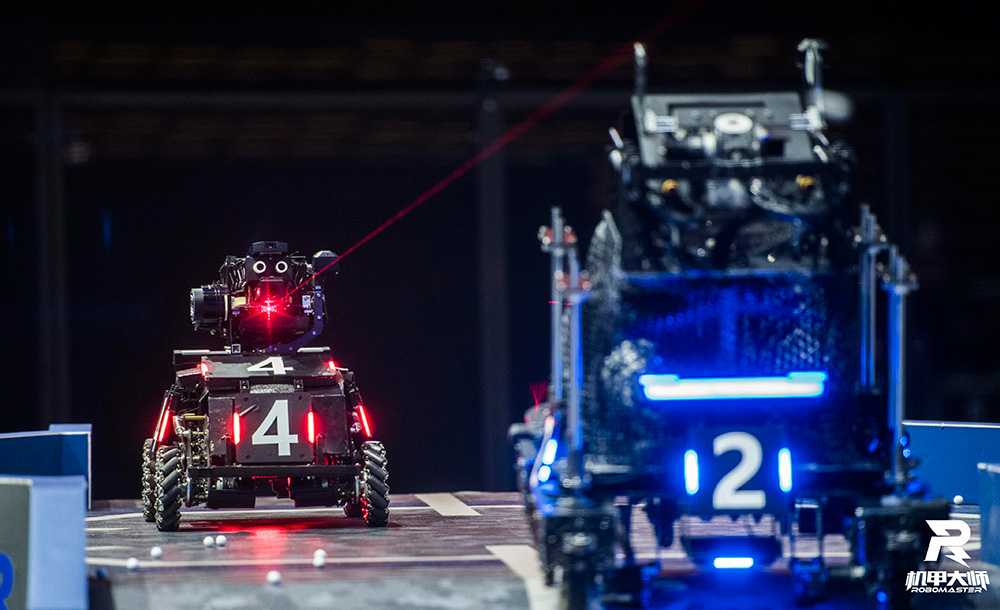
//> input picture part3_contour/test3/armor.jpg, 1000 x 610 px
$ ./show   (built with g++ and OpenCV 4)
//> lines starting //> are read from the running program, lines starting //| are printed output that depends on the picture; after the words box and inside, x2 and y2 are one past the last pixel; in counts of white or black regions, pixels touching at a corner belong together
### part3_contour/test3/tools.h
//
// Created by nirvana on 2025/9/14.
//

// tools.h
#pragma once
#include <opencv2/opencv.hpp>

namespace tools {
    template<typename T>
    void draw_points(cv::Mat& img, const std::vector<T>& points, cv::Scalar color = cv::Scalar(255, 0, 255), int radius = 3) {
        for (const auto& point : points) {
            cv::circle(img, point, radius, color, -1);
        }
    }
}

### part3_contour/test3/show.cpp
//
// Created by nirvana on 2025/9/14.
//
#include <opencv2/opencv.hpp>
#include "tools.h"

int main()
{
    //读取图片
    cv::Mat bgr_img = cv::imread("armor.jpg");
//> bgr_img is the input picture: 610 rows x 1000 cols, CV_8UC3; mean B, G, R 68.5, 43.3, 38.6

    //彩色图转灰度图
    cv::Mat gray_img;
    cv::cvtColor(bgr_img,gray_img,cv::COLOR_BGR2GRAY);
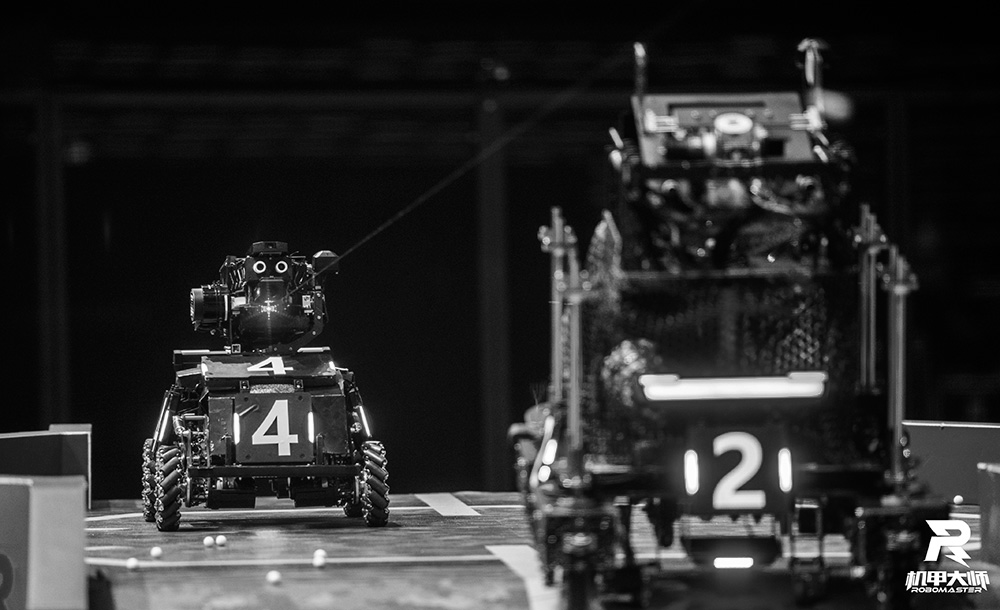
//> gray_img: 610 rows x 1000 cols, CV_8UC1; min 0, max 255, mean 44.7

    //显示灰度图，调试用
    cv::resize(gray_img,gray_img,{},0.5,0.5);
//> gray_img: 305 rows x 500 cols, CV_8UC1
    cv::imshow("gray",gray_img);
    cv::resize(gray_img,gray_img,{},2,2);
//> gray_img: 610 rows x 1000 cols, CV_8UC1

    //进行二值化
    cv::Mat binary_img;
    cv::threshold(gray_img,binary_img,120,255,cv::THRESH_BINARY);
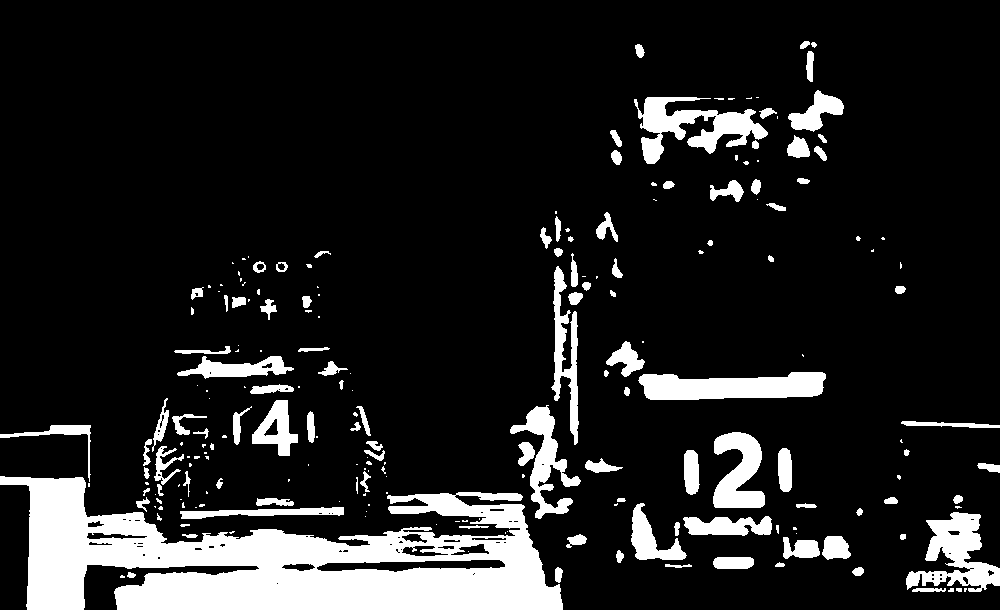
//> binary_img: 610 rows x 1000 cols, CV_8UC1; 13.4% white; 216 white regions (103 under 20 px)

    //显示二值图，调试用
    cv::resize(binary_img,binary_img,{},0.5,0.5);
//> binary_img: 305 rows x 500 cols, CV_8UC1
    cv::imshow("binary_img",binary_img);
    cv::resize(binary_img,binary_img,{},2,2);
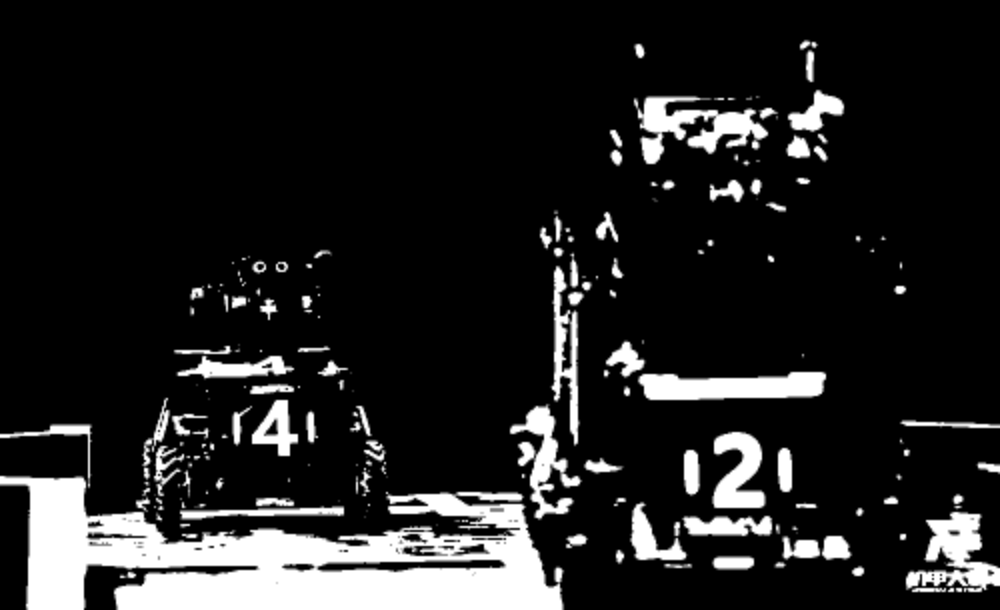
//> binary_img: 610 rows x 1000 cols, CV_8UC1; min 0, max 255, mean 34.1

    //获取轮廓点
    std::vector<std::vector<cv::Point>> contours;
    cv::findContours(binary_img,contours,cv::RETR_EXTERNAL,cv::CHAIN_APPROX_NONE);
//> contours = 122 contours, 28 with area under 20; largest, box (x1, y1, x2, y2) and area: (0, 397, 565, 610) 50697, (633, 95, 779, 165) 5432, (905, 493, 1000, 593) 4912, (637, 371, 827, 401) 4428, (509, 403, 583, 521) 3603

    //显示轮廓点，调试用
    cv::Mat drawcontours = bgr_img.clone();
    for (const auto & contour : contours){
        tools::draw_points(drawcontours,contour);
    }
//> this loop made 122 passes
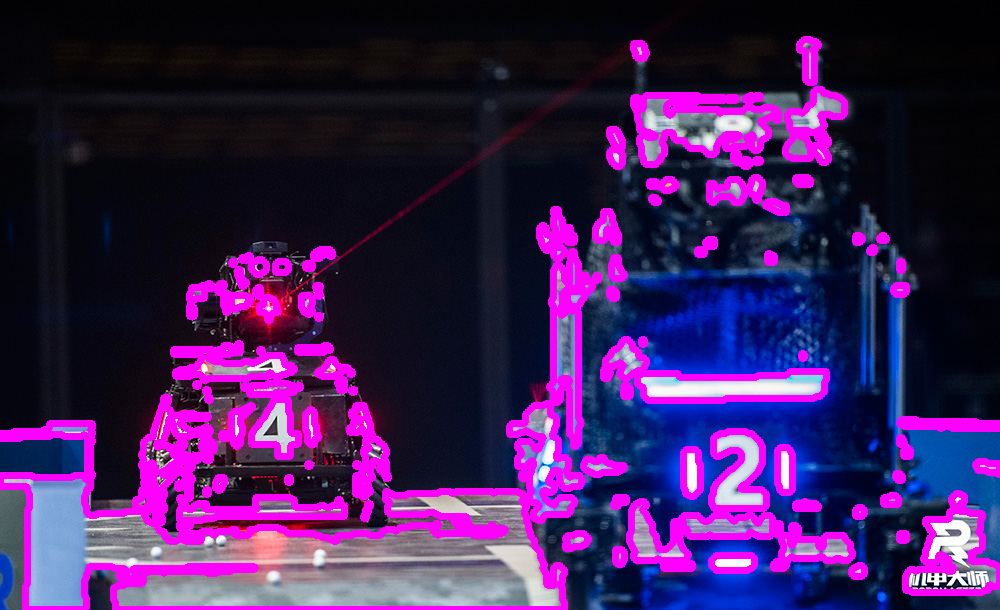
//> drawcontours: 610 rows x 1000 cols, CV_8UC3; mean B, G, R 86.7, 30.4, 62.2
    cv::resize(drawcontours,drawcontours,{},0.5,0.5);
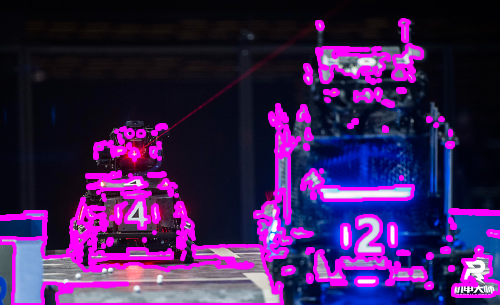
//> drawcontours: 305 rows x 500 cols, CV_8UC3; mean B, G, R 86.9, 30.5, 62.3
    cv::imshow("drawcontours",drawcontours);

    //获取旋转矩形并显示，示范用
    std::vector<cv::RotatedRect> rotated_rects;
    for (const auto & contour : contours){
        auto rotated_rect = cv::minAreaRect(contour);
        rotated_rects.emplace_back(rotated_rect);
    }
//> this loop made 122 passes
//> rotated_rect on passes 1 to 12: centre (857.5, 570.5), size (11, 13), angle -90, centre (677.5, 565.5), size (5, 29), angle -90, centre (732.5, 562.5), size (15, 43), angle -90, centre (619.5, 556.5), size (15, 9), angle -90, centre (902.5, 536.5), size (7, 7), angle -90, centre (576.5, 540.5), size (15, 23), angle -90, centre (794.5, 529.5), size (9, 7), angle -90, centre (812.5, 545.5), size (45, 79), angle -90, centre (436.5, 524.5), size (3, 3), angle -90, centre (184.5, 525.5), size (5, 11), angle -90, centre (364.5, 516.5), size (3, 3), angle -90, centre (366.5, 510.5), size (3, 3), angle -90
//> after the loop, rotated_rects = 122 RotatedRects (x, y, width, height, angle), first 8: [857.5, 570.5, 11, 13, -90], [677.5, 565.5, 5, 29, -90], [732.5, 562.5, 15, 43, -90], [619.5, 556.5, 15, 9, -90], [902.5, 536.5, 7, 7, -90], [576.5, 540.5, 15, 23, -90], [794.5, 529.5, 9, 7, -90], [812.5, 545.5, 45, 79, -90]
    cv::Mat drawrect = bgr_img.clone();
    for (const auto &rotated_rect : rotated_rects){
        std::vector<cv::Point2f>points(4);
        rotated_rect.points(&points[0]);
        tools::draw_points(drawrect,points);
    }
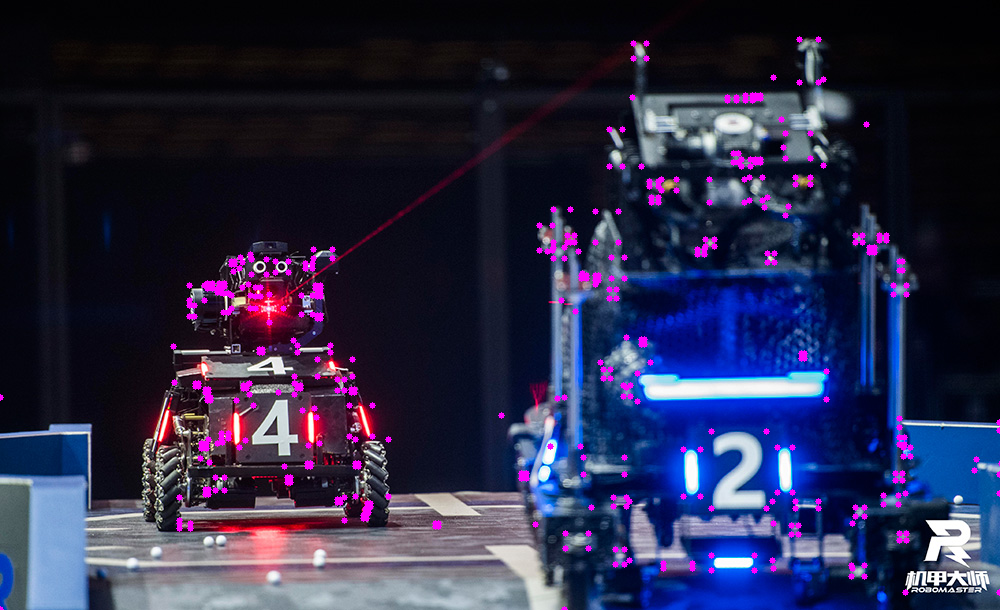
//> drawrect: 610 rows x 1000 cols, CV_8UC3; mean B, G, R 71.8, 42, 42.6
    cv::resize(drawrect,drawrect,{},0.5,0.5);
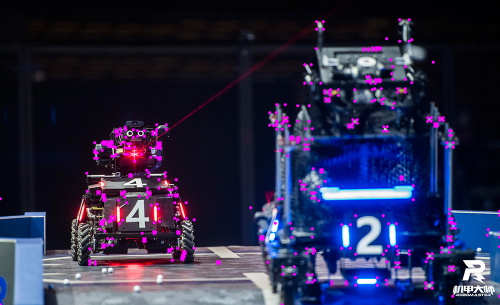
//> drawrect: 305 rows x 500 cols, CV_8UC3; mean B, G, R 72, 42.2, 42.7
    cv::imshow("drawrect",drawrect);

    cv::waitKey(0);
    return 0;

}
